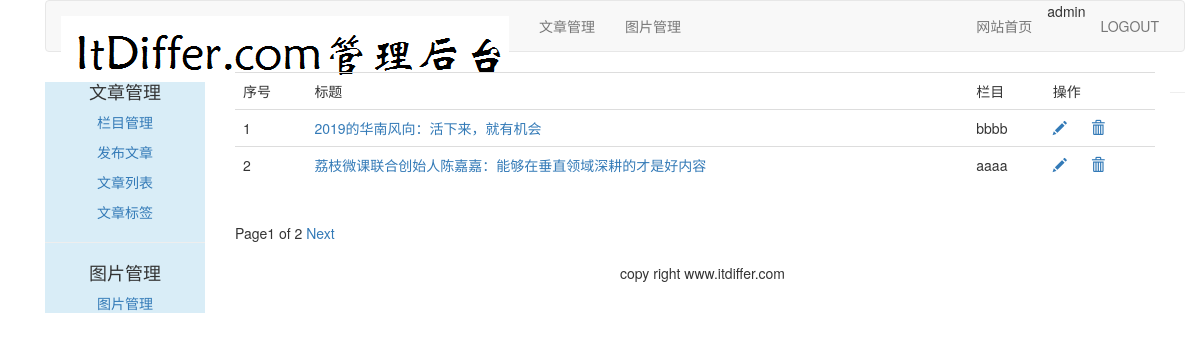
Page /article/article-list/ (signed in) on the committed database.
### article/models.py (models this page shows, shortened)
class ArticlePost(models.Model):
    author = models.ForeignKey(User, related_name="article", on_delete=models.CASCADE)
    title = models.CharField(max_length=200)
    slug = models.SlugField(max_length=500)
    column = models.ForeignKey(ArticleColumn, related_name="article_column", on_delete=models.CASCADE)
    body = models.TextField()
    created = models.DateTimeField(default=timezone.now())
    updated = models.DateTimeField(auto_now=True)
    users_like = models.ManyToManyField(User, related_name="articles_like", blank=True)
    article_tag = models.ManyToManyField(ArticleTag, related_name='article_tag', blank=True)
    class Meta:
        ordering = ("title",)
        index_together = (('id', 'slug'),)
    def get_absolute_url(self):
        return reverse("article:article_detail", args=[self.id, self.slug])

class ArticleColumn(models.Model):
    user = models.ForeignKey(User, related_name="article_column", on_delete=models.CASCADE)
    column = models.CharField(max_length=200)
    created = models.DateField(auto_now_add=True)
    def __str__(self):
        return self.column

### article/views.py (the view)
@login_required(login_url="/account/login")
def article_list(request):
    article_list = ArticlePost.objects.filter(author=request.user)
    paginator = Paginator(article_list, 2)
    page = request.GET.get("page")
    try:
        current_page = paginator.page(page)
        articles = current_page.object_list
    except PageNotAnInteger:
        current_page = paginator.page(1)
        articles = current_page.object_list
    except EmptyPage:
        current_page = paginator.page(paginator.num_pages)
        articles = current_page.object_list
    return render(request, "article/column/article_list.html", {"articles": articles, "page": current_page})

### templates/article/column/article_list.html (shortened to what this page needs)
{% extends "article/base.html" %}
{% load staticfiles %}
{% block content %}
<div>
    <table class="table table-hover">
        <tr>
            <td>序号</td>
            <td>标题</td>
            <td>栏目</td>
            <td>操作</td>
        </tr>
        {% for article in articles %}
        <tr id="{{article.id}}">
            <td>{{ forloop.counter }}</td>
            <td><a href="{{ article.get_absolute_url }}">{{ article.title }}</a></td>
            <td>{{ article.column }}</td>
            <td>
                <a name="edit" href="{% url 'article:edit_article' article.id %}">
                    <span class="glyphicon glyphicon-pencil"></span>
                </a>
                <a name="delete" href="javascript:" onclick="del_article(this,{{article.id}})">
                    <span class="glyphicon glyphicon-trash" style="margin-left:20px;"></span>
                </a>
            </td>
        </tr>
        {% empty %}
        <p>还没有设置栏目，太懒了</p>
        {% endfor %}
    </table>
    {% include "paginator.html" %}
</div>
{% endblock %}

### templates/article/header.html
{% load staticfiles %}
<div class="container">
    <nav class="navbar navbar-default" role="navigation">
        <div class="navbar-header">
            <a class="navbar-brand" href="http://www.itdiffer.com">
                <img src="{% static '/images/backlogo.png' %}">
            </a>
        </div>
        <div>
            <ul class="nav navbar-nav" role="tablist">
                <li><a href="{% url 'article:article_column' %}">文章管理</a></li>
                <li><a href="{% url 'image:list_images' %}">图片管理</a></li>
            </ul>
            <ul class="nav navbar-nav navbar-right" style="margin-right:10px">
                <li><a href="{% url 'blog:blog_title' %}">网站首页</a></li>
                <li><span>{{ user.username }}</span></li>
                <li><a href="{% url 'account:user_logout' %}">LOGOUT</a></li>
            </ul>
        </div>
    </nav>
</div>

### rows in the picture
ArticlePost: title "2019的华南风向：活下来，就有机会", column "bbbb"
ArticlePost: title "荔枝微课联合创始人陈嘉嘉：能够在垂直领域深耕的才是好内容", column "aaaa"

### other values in the picture
{{ user.username }} "admin"
{{ page.number }} "1"
{{ page.paginator.num_pages }} "2"
